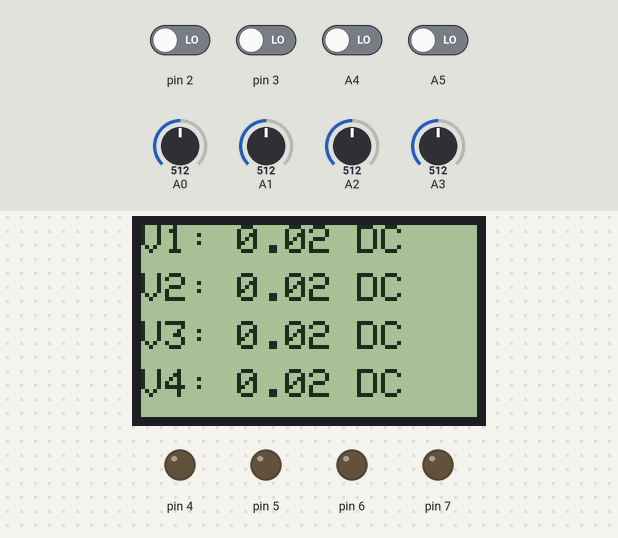
Recording of a sketch running on a simulated Arduino Uno, built with avr-gcc and run on an emulated ATmega328P. On the bench: 84×48 one-colour display, output pins drawn as LEDs (lit = HIGH). The test bench sets the inputs (shaded band); at power-on: A4, A5, pin 2, pin 3 LOW, A0 = 512, A1 = 512, A3 = 512, A2 = 512. What the sketch prints to the serial monitor is not drawn.

Above: at 1.2 s.
1.3 s: A0 set to 920
At 2.5 s:
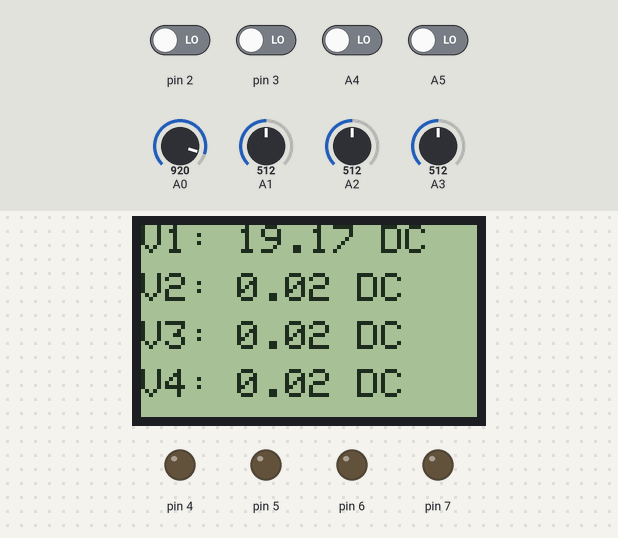
2.8 s: A0 set to 950
At 3.6 s:
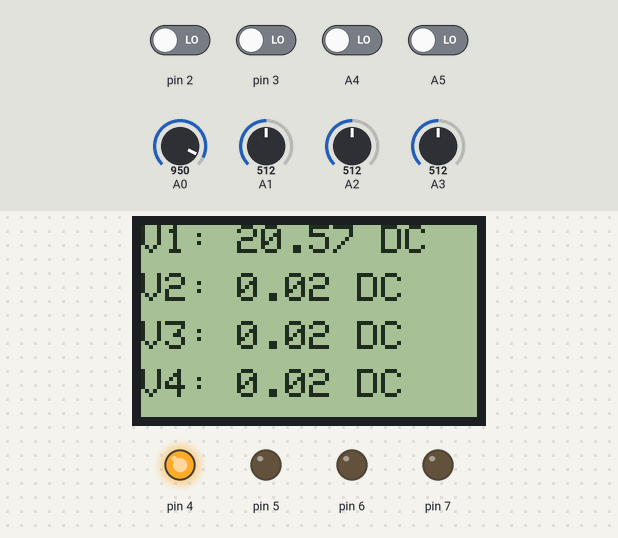
4.3 s: pin 2 driven HIGH
At 5.2 s:
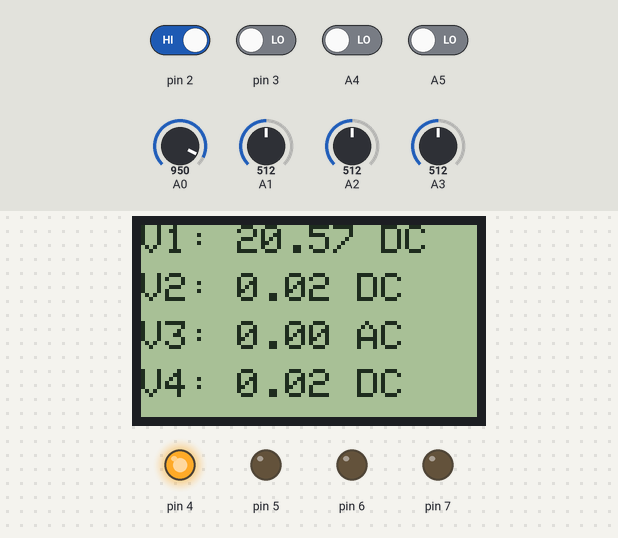
5.8 s: A1 set to 89
At 7.0 s:
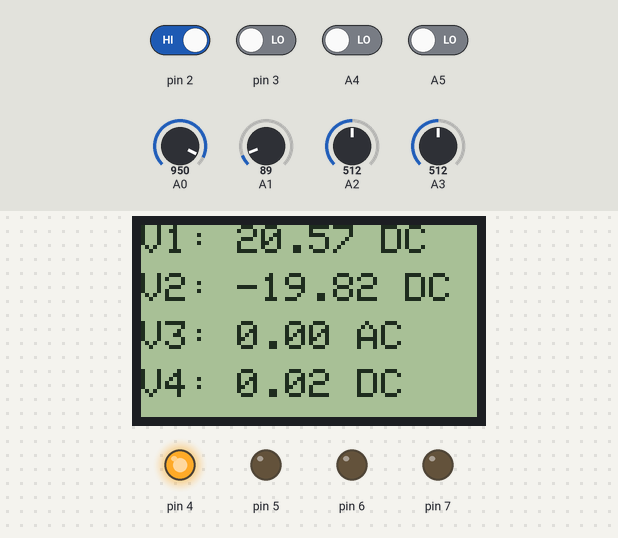
7.3 s: A1 set to 81
At 8.5 s:
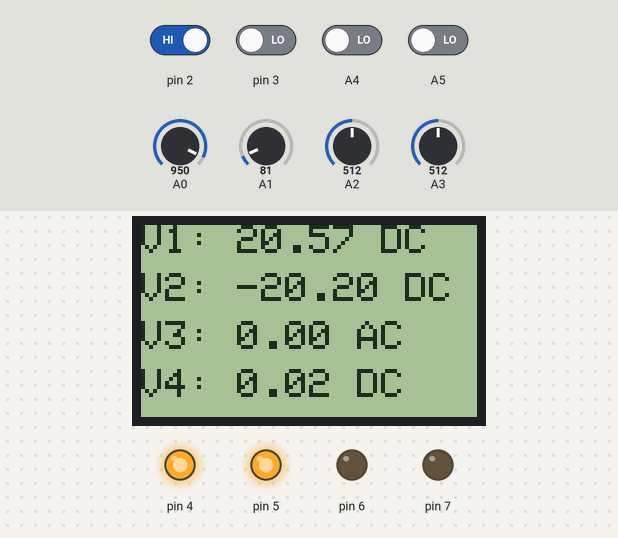
8.8 s: A3 set to 921
At 9.3 s:
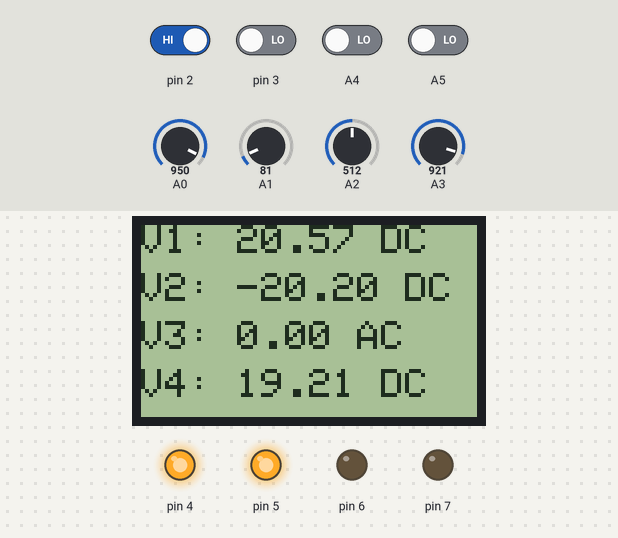
10.3 s: A3 set to 949
Timing chart, 0 to 12.8 s (numbered marks = the images above; inputs shaded):
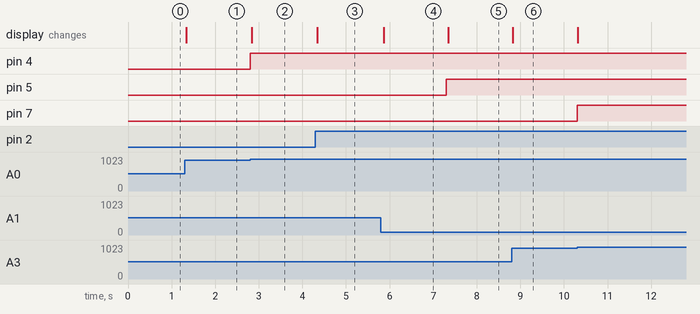

Measured:
- the behaviour switches between 937 and 938 on A0 (found by bisection; images 1 and 2)
- the behaviour switches between 86 and 85 on A1 (found by bisection; images 4 and 5)
- after the input at 1.3 s, the display: changes at once (image 1)
- after the input at 2.8 s, pin 4: LOW → HIGH at once; the display: changes at once (image 2)
- after the input at 4.3 s, the display: changes after 0.05 s (image 3)
- after the input at 5.8 s, the display: changes after 0.06 s (image 4)
- after the input at 7.3 s, pin 5: LOW → HIGH at once; the display: changes after 0.05 s (image 5)
- after the input at 8.8 s, the display: changes at once (image 6)
- after the input at 10.3 s, pin 7: LOW → HIGH at once

The sketch:

voltmeter.ino
```cpp
#include <Adafruit_GFX.h>
#include <Adafruit_PCD8544.h>
#include <SPI.h>

const uint8_t n = 64;
volatile uint16_t s0[n], s1[n], s2[n], s3[n];
volatile uint8_t s;
volatile uint16_t os0, os1, os2, os3;
volatile uint8_t d0, d1, d2, d3;

Adafruit_PCD8544 display = Adafruit_PCD8544(13, 12, 11, 10, 9);

ISR(TIMER1_COMPA_vect) {
  if (s < n) {
    if (!d0) {
      s0[s] = analogRead(A0);
      os0 += s0[s];
    } else if (!d1) {
      s1[s] = analogRead(A1);
      os1 += s1[s];
    } else if (!d2) {
      s2[s] = analogRead(A2);
      os2 += s2[s];
    } else if (!d3) {
      s3[s] = analogRead(A3);
      os3 += s3[s];
    }
    s++;
  }
}

void setup() {
  // put your setup code here, to run once:
  analogReference(DEFAULT);
  Serial.begin(9600);
  pinMode(A4, INPUT);
  pinMode(A5, INPUT);
  pinMode(2, INPUT);
  pinMode(3, INPUT);

  pinMode(4, OUTPUT);
  pinMode(5, OUTPUT);
  pinMode(6, OUTPUT);
  pinMode(7, OUTPUT);

  Serial.println("V1,V2,V3,V4");

  display.begin();
  display.clearDisplay();

  TCCR1A = 0x00;
  TCCR1B = 0 | (1 << WGM12) | (1 << CS10);
  TCCR1C = 0x00;
  OCR1A = 0x1458;
  sei();
}

void loop() {
  // put your main code here, to run repeatedly:
  float v0 = 0, v1 = 0, v2 = 0, v3 = 0;
  uint8_t m0, m1, m2, m3;
  float dc_os0, dc_os1, dc_os2, dc_os3;
  s = 0;
  d0 = 0, d1 = 0, d2 = 0, d3 = 0;
  os0 = 0, os1 = 0, os2 = 0, os3 = 0;
  m0 = digitalRead(A4);
  m1 = digitalRead(A5);
  m2 = digitalRead(2);
  m3 = digitalRead(3);
  display.clearDisplay();
  if (m0) {
    TCNT1 = 0;
    TIMSK1 |= (1 << OCIE1A);
    while (s < n);
    d0 = 1, s = 0;
    TIMSK1 &= ~(1 << OCIE1A);
    dc_os0 = os0/n;
    for (uint8_t i = 0; i < n; i++) {
      float a0 = s0[i] * 5.0000/1023;
      a0 -= (dc_os0 * 5.0000/1023);
      v0 += a0 * a0;
    }
    v0 /= n;
    v0 = sqrt(v0) * 48/5;
    if ((v0*sqrt(2)) >= 20.0) {
      digitalWrite(4, HIGH);
    } else {
      digitalWrite(4, LOW);
    }
    Serial.print(String(v0, 2) + "AC,");
    display.setCursor(0, 0);
    display.print("V1: ");
    display.print(String(v0, 2));
    display.print(" AC");
  } else {
    d0 = 1, s = 0;
    TIMSK1 &= ~(1 << OCIE1A);
    v0 = analogRead(A0) * 5.0000/1023;
    v0 = v0 * 48/5 - 24;
    if ((v0 >= 20.0) | (v0 <= -20.0)) {
      digitalWrite(4, HIGH);
    } else {
      digitalWrite(4, LOW);
    }
    Serial.print(String(v0, 2) + "DC,");
    display.setCursor(0, 0);
    display.print("V1: ");
    display.print(String(v0, 2));
    display.print(" DC");
  }
  if (m1) {
    TCNT1 = 0;
    TIMSK1 |= (1 << OCIE1A);
    while (s < n);
    d1 = 1, s = 0;
    TIMSK1 &= ~(1 << OCIE1A);
    dc_os1 = os1/n;
    for (uint8_t i = 0; i < n; i++) {
      float a1 = s1[i] * 5.0000/1023;
      a1 -= (dc_os1 * 5.0000/1023);
      v1 += a1 * a1;
    }
    v1 /= n;
    v1 = sqrt(v1) * 48/5;
    if ((v1*sqrt(2)) >= 20.0) {
      digitalWrite(5, HIGH);
    } else {
      digitalWrite(5, LOW);
    }
    Serial.print(String(v1, 2) + "AC,");
    display.setCursor(0, 12);
    display.print("V2: ");
    display.print(String(v1, 2));
    display.print(" AC");
  } else {
    d1 = 1, s = 0;
    TIMSK1 &= ~(1 << OCIE1A);
    v1 = analogRead(A1) * 5.0000/1023;
    v1 = v1 * 48/5 - 24;
    if ((v1 >= 20.0) | (v1 <= -20.0)) {
      digitalWrite(5, HIGH);
    } else {
      digitalWrite(5, LOW);
    }
    Serial.print(String(v1, 2) + "DC,");
    display.setCursor(0, 12);
    display.print("V2: ");
    display.print(String(v1, 2));
    display.print(" DC");
  }
  if (m2) {
    TCNT1 = 0;
    TIMSK1 |= (1 << OCIE1A);
    while (s < n);
    d2 = 1, s = 0;
    TIMSK1 &= ~(1 << OCIE1A);
    dc_os2 = os2/n;
    for (uint8_t i = 0; i < n; i++) {
      float a2 = s2[i] * 5.0000/1023;
      a2 -= (dc_os2 * 5.0000/1023);
      v2 += a2 * a2;
    }
    v2 /= n;
    v2 = sqrt(v2) * 48/5;
    if ((v2*sqrt(2)) >= 20.0) {
      digitalWrite(6, HIGH);
    } else {
      digitalWrite(6, LOW);
    }
    Serial.print(String(v2, 2) + "AC,");
    display.setCursor(0, 24);
    display.print("V3: ");
    display.print(String(v2, 2));
    display.print(" AC");
  } else {
    d2 = 1, s = 0;
    TIMSK1 &= ~(1 << OCIE1A);
    v2 = analogRead(A2) * 5.0000/1023;
    v2 = v2 * 48/5 - 24;
    if ((v2 >= 20.0) | (v2 <= -20.0)) {
      digitalWrite(6, HIGH);
    } else {
      digitalWrite(6, LOW);
    }
    Serial.print(String(v2, 2) + "DC,");
    display.setCursor(0, 24);
    display.print("V3: ");
    display.print(String(v2, 2));
    display.print(" DC");
  }
  if (m3) {
    TCNT1 = 0;
    TIMSK1 |= (1 << OCIE1A);
    while (s < n);
    d3 = 1, s = 0;
    TIMSK1 &= ~(1 << OCIE1A);
    dc_os3 = os3/n;
    for (uint8_t i = 0; i < n; i++) {
      float a3 = s3[i] * 5.0000/1023;
      a3 -= (dc_os3 * 5.0000/1023);
      v3 += a3 * a3;
    }
    v3 /= n;
    v3 = sqrt(v3) * 48/5;
    if ((v3*sqrt(2)) >= 20.0) {
      digitalWrite(7, HIGH);
    } else {
      digitalWrite(7, LOW);
    }
    Serial.println(String(v3, 2) + "AC");
    display.setCursor(0, 36);
    display.print("V4: ");
    display.print(String(v3, 2));
    display.print(" AC");
  } else {
    d3 = 1, s = 0;
    TIMSK1 &= ~(1 << OCIE1A);
    v3 = analogRead(A3) * 5.0000/1023;
    v3 = v3 * 48/5 - 24;
    if ((v3 >= 20.0) | (v3 <= -20.0)) {
      digitalWrite(7, HIGH);
    } else {
      digitalWrite(7, LOW);
    }
    Serial.println(String(v3, 2) + "DC");
    display.setCursor(0, 36);
    display.print("V4: ");
    display.print(String(v3, 2));
    display.print(" DC");
  }
  display.display();
}
```
